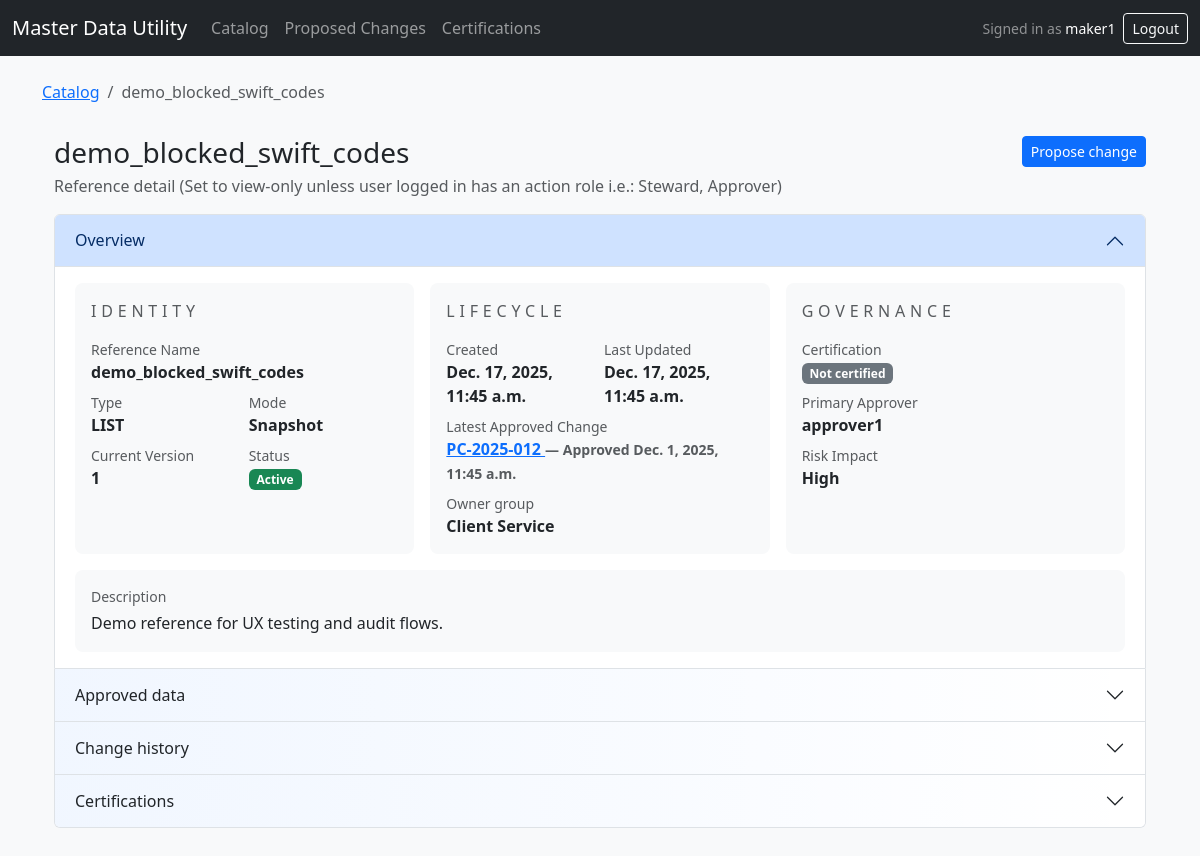
/references/76/ (signed in), run on the app's committed database.
### mdu/models.py (models this page shows, shortened)
class MDUHeader(models.Model):
    class Status(models.TextChoices):
        PENDING_REVIEW = "PENDING_REVIEW", "Pending review"
        IN_REVIEW      = "IN_REVIEW", "In review"
        ACTIVE         = "ACTIVE", "Active"
        REJECTED       = "REJECTED", "Rejected"
        RETIRED        = "RETIRED", "Retired"
    ref_name = models.CharField(max_length=200, unique=True)
    ref_type = models.CharField(max_length=20, default="map")
    mode = models.CharField(max_length=20, default="versioning")
    status = models.CharField(max_length=20, choices=Status.choices, default=Status.PENDING_REVIEW)
    description = models.CharField(max_length=400, blank=True, default="")
    owner_group = models.CharField(max_length=120, blank=True, default="")
    tags = models.CharField(max_length=400, blank=True, default="")
    created_at = models.DateTimeField(default=timezone.now)
    updated_at = models.DateTimeField(auto_now=True)
    last_approved_change = models.ForeignKey(
        "ChangeRequest",
        on_delete=models.SET_NULL,
        null=True, blank=True,
        related_name="as_last_for_headers",
    )

class ChangeRequest(models.Model):
    class Status(models.TextChoices):
        DRAFT = "DRAFT", "Draft"
        SUBMITTED = "SUBMITTED", "Submitted"
        APPROVED = "APPROVED", "Approved"
        REJECTED = "REJECTED", "Rejected"
    class ChangeCategory(models.TextChoices):
        NONE = "", "— Select —"
        DATA_CORRECTION = "DATA_CORRECTION", "Data Correction"
        NEW_VALUE_ADD = "NEW_VALUE_ADD", "New Value Add"
        POLICY_COMPLIANCE = "POLICY_COMPLIANCE", "Policy / Compliance"
        OPERATIONAL_UPDATE = "OPERATIONAL_UPDATE", "Operational Update"
        ENHANCEMENT = "ENHANCEMENT", "Enhancement"
        OTHER = "OTHER", "Other"
    header = models.ForeignKey(MDUHeader, on_delete=models.CASCADE, related_name="changes")
    display_id = models.CharField(max_length=30, unique=True)
    tracking_id = models.CharField(max_length=80, blank=True, default="")
    version = models.IntegerField(null=True, blank=True)
    status = models.CharField(max_length=20, choices=Status.choices, default=Status.DRAFT)
    operation_hint = models.CharField(max_length=40, blank=True, default="")
    override_retired_flag = models.CharField(max_length=1, default="N")
    requested_by_sid = models.CharField(max_length=40, blank=True, default="")
    primary_approver_sid = models.CharField(max_length=40, blank=True, default="")
    secondary_approver_sid = models.CharField(max_length=40, blank=True, default="")
    change_reason = models.CharField(max_length=400, blank=True, default="")
    change_ticket_ref = models.CharField(max_length=120, blank=True, default="")
    change_category = models.CharField(max_length=60, choices=ChangeCategory.choices, blank=True, default=ChangeCategory.NONE)
    risk_impact = models.CharField(max_length=60, blank=True, default="")
    request_source_channel = models.CharField(max_length=60, blank=True, default="")
    request_source_system = models.CharField(max_length=60, blank=True, default="")
    payload_json = models.TextField(blank=True, default="")
    submitted_at = models.DateTimeField(null=True, blank=True)
    decided_at = models.DateTimeField(null=True, blank=True)
    decision_note = models.TextField(blank=True, default="")
    created_by = models.ForeignKey(User, on_delete=models.SET_NULL, null=True, blank=True, related_name="created_changes")
    created_at = models.DateTimeField(default=timezone.now)
    updated_at = models.DateTimeField(auto_now=True)
    bulk_add_count = models.PositiveSmallIntegerField(default=0)

### mdu/views.py (the view, shortened to what this page needs)
# urls.py: path("references/<int:pk>/", views.header_detail, name="header_detail"),
@login_required
def header_detail(request, pk):
    header = get_object_or_404(MDUHeader, pk=pk)
    latest = header.last_approved_change
    current_version = latest.version if (latest and latest.version is not None) else None
    all_rows = _safe_rows(latest.payload_json) if latest else []
    data_rows = all_rows
    header_row = next((r for r in all_rows if (r.get("row_type") or "").lower() == "header"), {}) or {}
    string_cols = [f"string_{i:02d}" for i in range(1, 66)]
    def has_label(col: str) -> bool:
        return bool((header_row.get(col) or "").strip())
    visible_cols = [c for c in string_cols if has_label(c)]
    col_labels = {c: ((header_row.get(c) or "").strip() or c) for c in visible_cols}
    export_cols_csv = ",".join(visible_cols)
    changes = header.changes.all().order_by("-created_at")
    certs = header.certs.all().order_by("-cert_expiry_dttm", "-created_at")
    latest_cert = certs.first() if certs.exists() else None
    cert_badge = None
    pending_change = (
        header.changes
        .filter(status=ChangeRequest.Status.SUBMITTED)
        .order_by("-submitted_at", "-created_at")
        .first()
    )
    today = timezone.localdate()
    cert_state = "none"
    cert_badge_class = "secondary"
    cert_label = "Not certified"
    cert_expires_on = None
    cert_certified_on = None
    cert_version = None
    return render(
        request,
        "mdu/header_detail.html",
        {
            "header": header,
            "breadcrumbs": [
                _crumb("Catalog", reverse("mdu:catalog")),
                _crumb(header.ref_name, None),
            ],
            "latest": latest,
            "current_version": current_version,
            "data_rows": data_rows,
            "visible_cols": visible_cols,
            "col_labels": col_labels,
            "export_cols_csv": export_cols_csv,  # <-- use this in Export CSV/JSON links
            "changes": changes,
            "certs": certs,
            "latest_cert": latest_cert,
            "cert_badge": cert_badge,
            "pending_change": pending_change,
            "cert_state": cert_state,
            "cert_badge_class": cert_badge_class,
            "cert_label": cert_label,
            "cert_expires_on": cert_expires_on,
            "cert_certified_on": cert_certified_on,
            "cert_version": cert_version,
            **_role_flags(request.user),
        },
    )

### mdu/templates/mdu/header_detail.html (shortened to what this page needs)
{% extends "base.html" %}
{% load mdu_extras %}
{% block content %}
<div class="container py-3">
  <div class="d-flex justify-content-between align-items-start flex-wrap gap-2 mb-3">
    <div>
      <h3 class="mb-1">{{ header.ref_name }}</h3>
      <div class="text-muted">
        Reference detail (Set to view-only unless user logged in has an action role i.e.: Steward, Approver)
      </div>
    </div>
    <div class="d-flex gap-2">
      {% if is_maker and header.status != "RETIRED" %}
        <a class="btn btn-primary btn-sm" href="{% url 'mdu:propose_change' header_pk=header.pk %}">
          Propose change
        </a>
      {% elif header.status == "RETIRED" %}
        <button class="btn btn-secondary btn-sm" disabled>Retired (read-only)</button>
      {% endif %}
    </div>
  </div>
  <div class="accordion" id="refDetailAccordion">
    <div class="accordion-item">
      <h2 class="accordion-header" id="headingOverview">
        <button class="accordion-button" type="button" data-bs-toggle="collapse" data-bs-target="#collapseOverview" aria-expanded="true" aria-controls="collapseOverview">
          Overview
        </button>
      </h2>
      <div id="collapseOverview" class="accordion-collapse collapse show" aria-labelledby="headingOverview">
      <div class="accordion-body">
        <div class="row g-3 align-items-stretch">
          <div class="col-lg-4">
            <div class="p-3 rounded-3 bg-light h-100">
              <div class="text-muted large text-uppercase mb-3" style="letter-spacing: 0.3em;">Identity</div>
              <div class="mb-2">
                <div class="text-muted small">Reference Name</div>
                <div class="fw-semibold">{{ header.ref_name }}</div>
              </div>
              <div class="row g-2">
                <div class="col-6">
                  <div class="text-muted small">Type</div>
                  <div class="fw-semibold">{{ header.ref_type|default:"—"|upper }}</div>
                </div>
                <div class="col-6">
                  <div class="text-muted small">Mode</div>
                  <div class="fw-semibold">{{ header.mode|default:"—"|title }}</div>
                </div>
                <div class="col-6">
                  <div class="text-muted small">Current Version</div>
                  <div class="fw-semibold">
                    {% if current_version is not None %}{{ current_version }}{% else %}—{% endif %}
                  </div>
                </div>
                <div class="col-6">
                  <div class="text-muted small">Status</div>
                  <div>
                    <span class="badge bg-{{ header.status|status_badge_color }}">
                      {{ header.get_status_display|default:header.status }}
                    </span>
                  </div>
                </div>
              </div>
            </div>
          </div>
          <div class="col-lg-4">
            <div class="p-3 rounded-3 bg-light h-100">
              <div  class="text-muted large text-uppercase mb-3" style="letter-spacing: .3em;">Lifecycle</div>
              <div class="row g-2">
                <div class="col-6">
                  <div class="text-muted small">Created</div>
                  <div class="fw-semibold">
                    {% if header.created_at %}{{ header.created_at }}{% else %}—{% endif %}
                  </div>
                </div>
                <div class="col-6">
                  <div class="text-muted small">Last Updated</div>
                  <div class="fw-semibold">
                    {% if header.updated_at %}{{ header.updated_at }}{% else %}—{% endif %}
                  </div>
                </div>
                <div class="col-12">
                  <div class="text-muted small">Latest Approved Change</div>
                  <div class="fw-semibold">
                    {% if latest %}
                      <a href="#"
                        hx-get="{% url 'mdu:change_modal' latest.pk %}"
                        hx-target="#change-modal-content"
                        data-bs-toggle="modal"
                        data-bs-target="#changeModal">
                        {{ latest.display_id }}
                      </a>
                      <span class="text-muted small">
                        {% if latest.decided_at %} — Approved {{ latest.decided_at }}{% endif %}
                      </span>
                    {% else %}
                      —
                    {% endif %}
                  </div>
                </div>
                <div class="col-12">
                  <div class="text-muted small">Owner group</div>
                  <div class="fw-semibold">{{ header.owner_group|default:"—" }}</div>
                </div>
              </div>
            </div>
          </div>
          <div class="col-lg-4">
            <div class="p-3 rounded-3 bg-light h-100">
              <div  class="text-muted large text-uppercase mb-3" style="letter-spacing: .3em;">Governance</div>
              <div class="mb-2">
                <div class="text-muted small">Certification</div>
                <div class="fw-semibold">
                  <span class="badge bg-{{ cert_badge_class }}">{{ cert_label }}</span>
                </div>
              </div>
              <div class="row g-2">
                <div class="col-12">
                  <div class="text-muted small">Primary Approver</div>
                  <div class="fw-semibold">
                    {% if latest and latest.primary_approver_sid %}{{ latest.primary_approver_sid }}{% else %}—{% endif %}
                  </div>
                </div>
                <div class="col-12">
                  <div class="text-muted small">Risk Impact</div>
                  <div class="fw-semibold">
                    {% if latest and latest.risk_impact %}{{ latest.risk_impact }}{% else %}—{% endif %}
                  </div>
                </div>
              </div>
            </div>
          </div>
          <div class="col-12">
            <div class="p-3 rounded-3 bg-body-tertiary">
              <div class="text-muted small mb-1">Description</div>
              <div class="text-break" style="line-height: 1.6;">
                {% if header.description %}{{ header.description }}{% else %}<span class="text-muted">—</span>{% endif %}
              </div>
            </div>
          </div>
        </div>
      </div>
      </div>
    </div>
    <div class="accordion-item">
      <h2 class="accordion-header" id="headingApproved">
        <button class="accordion-button collapsed" type="button" data-bs-toggle="collapse" data-bs-target="#collapseApproved" aria-expanded="false" aria-controls="collapseApproved">
          Approved data
        </button>
      </h2>
    </div>
    <div class="accordion-item">
      <h2 class="accordion-header" id="headingHistory">
        <button class="accordion-button collapsed" type="button" data-bs-toggle="collapse" data-bs-target="#collapseHistory" aria-expanded="false" aria-controls="collapseHistory">
          Change history
        </button>
      </h2>
    </div>
    <div class="accordion-item">
      <h2 class="accordion-header" id="headingCerts">
        <button class="accordion-button collapsed" type="button" data-bs-toggle="collapse" data-bs-target="#collapseCerts" aria-expanded="false" aria-controls="collapseCerts">
          Certifications
        </button>
      </h2>
    </div>
  </div>
</div>
{% endblock %}

### templates/base.html (shortened to what this page needs)
{% load static %}
<!doctype html>
<html lang="en">
<head>
  <link href="https://cdn.jsdelivr.net/npm/bootstrap@5.3.3/dist/css/bootstrap.min.css" rel="stylesheet">
  <link rel="stylesheet" href="{% static 'mdu/css/app.css' %}?v=20260117-1">
</head>
<body class="bg-light">
  <nav class="navbar navbar-expand-lg navbar-dark bg-dark">
    <div class="container-fluid">
      <a class="navbar-brand" href="{% url 'mdu:catalog' %}">Master Data Utility</a>
      <div class="collapse navbar-collapse" id="nav">
        <ul class="navbar-nav me-auto mb-2 mb-lg-0">
          <li class="nav-item"><a class="nav-link" href="{% url 'mdu:catalog' %}">Catalog</a></li>
          <li class="nav-item"><a class="nav-link" href="{% url 'mdu:proposed_change_list' %}">Proposed Changes</a></li>
          <li class="nav-item"><a class="nav-link" href="{% url 'mdu:cert_list' %}">Certifications</a></li>
        </ul>
        {% if request.user.is_authenticated %}
          <div class="d-flex align-items-center gap-2">
            <span class="text-white-50 small">
              Signed in as <span class="text-white">{{ request.user.username }}</span>
            </span>
            <form method="post" action="{% url 'logout' %}">
              <button type="submit" class="btn btn-sm btn-outline-light">Logout</button>
            </form>
          </div>
        {% endif %}
      </div>
    </div>
  </nav>
  <main class="container py-4">
    {% if breadcrumbs %}
      <nav aria-label="breadcrumb" class="mb-3">
        <ol class="breadcrumb small mb-0">
          {% for crumb in breadcrumbs %}
            {% if crumb.url %}
              <li class="breadcrumb-item"><a href="{{ crumb.url }}">{{ crumb.label }}</a></li>
            {% else %}
              <li class="breadcrumb-item active" aria-current="page">{{ crumb.label }}</li>
            {% endif %}
          {% endfor %}
        </ol>
      </nav>
    {% endif %}
    {% block content %}{% endblock %}
  </main>
</body>
</html>

### data on the page
MDUHeader: label "demo_blocked_swift_codes", ref_name "demo_blocked_swift_codes", ref_type "LIST", mode "Snapshot", status "Active", created_at "Dec. 17, 2025, 11:45 a.m.", updated_at "Dec. 17, 2025, 11:45 a.m.", owner_group "Client Service", description "Demo reference for UX testing and audit flows."
ChangeRequest: display_id "PC-2025-012", decided_at "Dec. 1, 2025, 11:45 a.m.", primary_approver_sid "approver1", risk_impact "High"

### other printed values
{{ request.user.username }} "maker1"
{{ crumb.label }} "Catalog"
{{ current_version }} "1"
{{ cert_label }} "Not certified"
